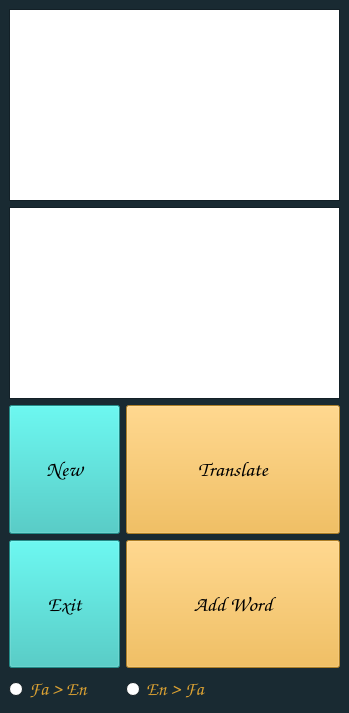
<?xml version="1.0" encoding="UTF-8"?>
<ui version="4.0">
 <class>MainWindow</class>
 <widget class="QMainWindow" name="MainWindow">
  <property name="geometry">
   <rect>
    <x>0</x>
    <y>0</y>
    <width>349</width>
    <height>713</height>
   </rect>
  </property>
  <property name="sizePolicy">
   <sizepolicy hsizetype="Preferred" vsizetype="Preferred">
    <horstretch>0</horstretch>
    <verstretch>0</verstretch>
   </sizepolicy>
  </property>
  <property name="palette">
   <palette>
    <active>
     <colorrole role="ButtonText">
      <brush brushstyle="SolidPattern">
       <color alpha="255">
        <red>242</red>
        <green>178</green>
        <blue>55</blue>
       </color>
      </brush>
     </colorrole>
     <colorrole role="Window">
      <brush brushstyle="SolidPattern">
       <color alpha="255">
        <red>25</red>
        <green>42</green>
        <blue>50</blue>
       </color>
      </brush>
     </colorrole>
    </active>
    <inactive>
     <colorrole role="ButtonText">
      <brush brushstyle="SolidPattern">
       <color alpha="255">
        <red>242</red>
        <green>178</green>
        <blue>55</blue>
       </color>
      </brush>
     </colorrole>
     <colorrole role="Window">
      <brush brushstyle="SolidPattern">
       <color alpha="255">
        <red>25</red>
        <green>42</green>
        <blue>50</blue>
       </color>
      </brush>
     </colorrole>
    </inactive>
    <disabled>
     <colorrole role="Base">
      <brush brushstyle="SolidPattern">
       <color alpha="255">
        <red>25</red>
        <green>42</green>
        <blue>50</blue>
       </color>
      </brush>
     </colorrole>
     <colorrole role="Window">
      <brush brushstyle="SolidPattern">
       <color alpha="255">
        <red>25</red>
        <green>42</green>
        <blue>50</blue>
       </color>
      </brush>
     </colorrole>
    </disabled>
   </palette>
  </property>
  <property name="windowTitle">
   <string>dehmovlaei</string>
  </property>
  <widget class="QWidget" name="centralwidget">
   <layout class="QFormLayout" name="formLayout">
    <item row="0" column="0" colspan="2">
     <widget class="QTextEdit" name="textEdit_1">
      <property name="font">
       <font>
        <family>Comic Sans MS</family>
        <pointsize>12</pointsize>
        <bold>true</bold>
       </font>
      </property>
     </widget>
    </item>
    <item row="1" column="0" colspan="2">
     <widget class="QTextEdit" name="textEdit_2">
      <property name="font">
       <font>
        <family>Comic Sans MS</family>
        <pointsize>12</pointsize>
        <bold>false</bold>
       </font>
      </property>
     </widget>
    </item>
    <item row="2" column="0">
     <widget class="QPushButton" name="btn_1">
      <property name="sizePolicy">
       <sizepolicy hsizetype="Preferred" vsizetype="Preferred">
        <horstretch>111</horstretch>
        <verstretch>111</verstretch>
       </sizepolicy>
      </property>
      <property name="minimumSize">
       <size>
        <width>111</width>
        <height>111</height>
       </size>
      </property>
      <property name="maximumSize">
       <size>
        <width>333</width>
        <height>333</height>
       </size>
      </property>
      <property name="font">
       <font>
        <family>Comic Sans MS</family>
        <pointsize>16</pointsize>
        <bold>true</bold>
       </font>
      </property>
      <property name="styleSheet">
       <string notr="true">QPushButton{
background-color:rgb(49, 196, 190)
}</string>
      </property>
      <property name="text">
       <string>New</string>
      </property>
     </widget>
    </item>
    <item row="2" column="1">
     <widget class="QPushButton" name="btn_2">
      <property name="sizePolicy">
       <sizepolicy hsizetype="Preferred" vsizetype="Preferred">
        <horstretch>111</horstretch>
        <verstretch>111</verstretch>
       </sizepolicy>
      </property>
      <property name="minimumSize">
       <size>
        <width>111</width>
        <height>111</height>
       </size>
      </property>
      <property name="maximumSize">
       <size>
        <width>333</width>
        <height>333</height>
       </size>
      </property>
      <property name="font">
       <font>
        <family>Comic Sans MS</family>
        <pointsize>16</pointsize>
        <bold>true</bold>
       </font>
      </property>
      <property name="styleSheet">
       <string notr="true">QPushButton{
background-color: rgb(242, 178, 55)
}</string>
      </property>
      <property name="text">
       <string>Translate</string>
      </property>
     </widget>
    </item>
    <item row="3" column="0">
     <widget class="QPushButton" name="btn_4">
      <property name="sizePolicy">
       <sizepolicy hsizetype="Preferred" vsizetype="Preferred">
        <horstretch>111</horstretch>
        <verstretch>111</verstretch>
       </sizepolicy>
      </property>
      <property name="minimumSize">
       <size>
        <width>111</width>
        <height>111</height>
       </size>
      </property>
      <property name="maximumSize">
       <size>
        <width>333</width>
        <height>333</height>
       </size>
      </property>
      <property name="font">
       <font>
        <family>Comic Sans MS</family>
        <pointsize>16</pointsize>
        <bold>true</bold>
       </font>
      </property>
      <property name="styleSheet">
       <string notr="true">QPushButton{
background-color:rgb(49, 196, 190)
}</string>
      </property>
      <property name="text">
       <string>Exit</string>
      </property>
     </widget>
    </item>
    <item row="3" column="1">
     <widget class="QPushButton" name="btn_3">
      <property name="sizePolicy">
       <sizepolicy hsizetype="Preferred" vsizetype="Preferred">
        <horstretch>111</horstretch>
        <verstretch>111</verstretch>
       </sizepolicy>
      </property>
      <property name="minimumSize">
       <size>
        <width>111</width>
        <height>111</height>
       </size>
      </property>
      <property name="maximumSize">
       <size>
        <width>333</width>
        <height>333</height>
       </size>
      </property>
      <property name="font">
       <font>
        <family>Comic Sans MS</family>
        <pointsize>16</pointsize>
        <bold>true</bold>
       </font>
      </property>
      <property name="styleSheet">
       <string notr="true">QPushButton{
background-color: rgb(242, 178, 55)
}</string>
      </property>
      <property name="text">
       <string>Add Word</string>
      </property>
     </widget>
    </item>
    <item row="4" column="0">
     <widget class="QRadioButton" name="rbtn_2">
      <property name="palette">
       <palette>
        <active>
         <colorrole role="WindowText">
          <brush brushstyle="SolidPattern">
           <color alpha="255">
            <red>220</red>
            <green>162</green>
            <blue>50</blue>
           </color>
          </brush>
         </colorrole>
        </active>
        <inactive>
         <colorrole role="WindowText">
          <brush brushstyle="SolidPattern">
           <color alpha="255">
            <red>220</red>
            <green>162</green>
            <blue>50</blue>
           </color>
          </brush>
         </colorrole>
        </inactive>
        <disabled/>
       </palette>
      </property>
      <property name="font">
       <font>
        <family>Comic Sans MS</family>
        <pointsize>14</pointsize>
        <bold>true</bold>
       </font>
      </property>
      <property name="text">
       <string>Fa &gt; En</string>
      </property>
     </widget>
    </item>
    <item row="4" column="1">
     <widget class="QRadioButton" name="rbtn_1">
      <property name="palette">
       <palette>
        <active>
         <colorrole role="WindowText">
          <brush brushstyle="SolidPattern">
           <color alpha="255">
            <red>220</red>
            <green>162</green>
            <blue>50</blue>
           </color>
          </brush>
         </colorrole>
         <colorrole role="Text">
          <brush brushstyle="SolidPattern">
           <color alpha="255">
            <red>0</red>
            <green>0</green>
            <blue>0</blue>
           </color>
          </brush>
         </colorrole>
        </active>
        <inactive>
         <colorrole role="WindowText">
          <brush brushstyle="SolidPattern">
           <color alpha="255">
            <red>220</red>
            <green>162</green>
            <blue>50</blue>
           </color>
          </brush>
         </colorrole>
         <colorrole role="Text">
          <brush brushstyle="SolidPattern">
           <color alpha="255">
            <red>0</red>
            <green>0</green>
            <blue>0</blue>
           </color>
          </brush>
         </colorrole>
        </inactive>
        <disabled/>
       </palette>
      </property>
      <property name="font">
       <font>
        <family>Comic Sans MS</family>
        <pointsize>14</pointsize>
        <bold>true</bold>
       </font>
      </property>
      <property name="text">
       <string>En &gt; Fa</string>
      </property>
     </widget>
    </item>
   </layout>
  </widget>
 </widget>
 <resources/>
 <connections/>
</ui>
